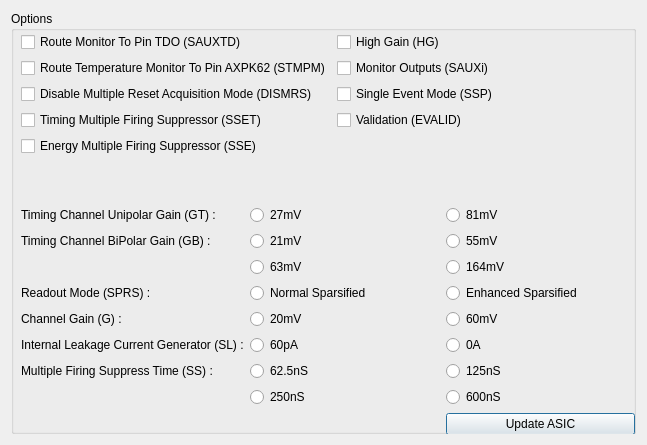
<?xml version="1.0" encoding="UTF-8"?>
<ui version="4.0">
 <class>GlobalConfigDialog</class>
 <widget class="QDialog" name="GlobalConfigDialog">
  <property name="geometry">
   <rect>
    <x>0</x>
    <y>0</y>
    <width>647</width>
    <height>445</height>
   </rect>
  </property>
  <property name="sizePolicy">
   <sizepolicy hsizetype="Preferred" vsizetype="Maximum">
    <horstretch>0</horstretch>
    <verstretch>0</verstretch>
   </sizepolicy>
  </property>
  <property name="windowTitle">
   <string>Dialog</string>
  </property>
  <layout class="QVBoxLayout" name="verticalLayout">
   <item>
    <widget class="QGroupBox" name="ASICGlobalOptGroup">
     <property name="title">
      <string>Options</string>
     </property>
     <widget class="QWidget" name="layoutWidget81">
      <property name="geometry">
       <rect>
        <x>10</x>
        <y>21</y>
        <width>614</width>
        <height>403</height>
       </rect>
      </property>
      <layout class="QGridLayout" name="gridLayout_27" rowstretch="40,0,0">
       <item row="0" column="0">
        <layout class="QGridLayout" name="gridLayout_17">
         <item row="0" column="0">
          <widget class="QCheckBox" name="routeMonitorToPinTDOCheck">
           <property name="text">
            <string>Route Monitor To Pin TDO (SAUXTD) </string>
           </property>
          </widget>
         </item>
         <item row="0" column="1">
          <widget class="QCheckBox" name="highGainCheck">
           <property name="text">
            <string>High Gain (HG)</string>
           </property>
          </widget>
         </item>
         <item row="1" column="0">
          <widget class="QCheckBox" name="routeTempMonPinAXPK62Check">
           <property name="text">
            <string>Route Temperature Monitor To Pin AXPK62 (STMPM)</string>
           </property>
          </widget>
         </item>
         <item row="1" column="1">
          <widget class="QCheckBox" name="monitorOutputsCheck">
           <property name="text">
            <string>Monitor Outputs (SAUXi)</string>
           </property>
          </widget>
         </item>
         <item row="2" column="0">
          <widget class="QCheckBox" name="disableMultiResetAcqModeCheck">
           <property name="text">
            <string>Disable Multiple Reset Acquisition Mode (DISMRS)</string>
           </property>
          </widget>
         </item>
         <item row="2" column="1">
          <widget class="QCheckBox" name="singleEventModeCheck">
           <property name="text">
            <string>Single Event Mode (SSP)</string>
           </property>
          </widget>
         </item>
         <item row="3" column="0">
          <widget class="QCheckBox" name="timingMFSCheck">
           <property name="text">
            <string>Timing Multiple Firing Suppressor (SSET) </string>
           </property>
          </widget>
         </item>
         <item row="3" column="1">
          <widget class="QCheckBox" name="validationCheck">
           <property name="text">
            <string>Validation (EVALID)</string>
           </property>
          </widget>
         </item>
         <item row="4" column="0">
          <widget class="QCheckBox" name="energyMFSCheck">
           <property name="text">
            <string>Energy Multiple Firing Suppressor (SSE)</string>
           </property>
          </widget>
         </item>
        </layout>
       </item>
       <item row="2" column="0">
        <layout class="QGridLayout" name="gridLayout_18">
         <item row="1" column="1">
          <widget class="QRadioButton" name="timingChannelBiPolarGain_21mV_radio">
           <property name="text">
            <string>21mV</string>
           </property>
          </widget>
         </item>
         <item row="4" column="0">
          <widget class="QLabel" name="channelGainLab">
           <property name="text">
            <string>Channel Gain (G) :</string>
           </property>
           <property name="alignment">
            <set>Qt::AlignLeading|Qt::AlignLeft|Qt::AlignVCenter</set>
           </property>
          </widget>
         </item>
         <item row="3" column="2">
          <widget class="QRadioButton" name="ASICEnhancedSparsifiedRadio">
           <property name="text">
            <string>Enhanced Sparsified</string>
           </property>
          </widget>
         </item>
         <item row="6" column="1">
          <widget class="QRadioButton" name="multipleFiringSuppress_62_5_radio">
           <property name="text">
            <string>62.5nS</string>
           </property>
          </widget>
         </item>
         <item row="0" column="0">
          <widget class="QLabel" name="timingChannelUniPolarGainLab">
           <property name="text">
            <string>Timing Channel Unipolar Gain (GT) :</string>
           </property>
           <property name="alignment">
            <set>Qt::AlignLeading|Qt::AlignLeft|Qt::AlignVCenter</set>
           </property>
          </widget>
         </item>
         <item row="1" column="0">
          <widget class="QLabel" name="timingChannelBiPolarGainLab">
           <property name="text">
            <string>Timing Channel BiPolar Gain (GB) :</string>
           </property>
           <property name="alignment">
            <set>Qt::AlignLeading|Qt::AlignLeft|Qt::AlignVCenter</set>
           </property>
          </widget>
         </item>
         <item row="2" column="2">
          <widget class="QRadioButton" name="timingChannelBiPolarGain_164mV_radio">
           <property name="text">
            <string>164mV</string>
           </property>
          </widget>
         </item>
         <item row="2" column="1">
          <widget class="QRadioButton" name="timingChannelBiPolarGain_63mV_radio">
           <property name="text">
            <string>63mV</string>
           </property>
          </widget>
         </item>
         <item row="3" column="0">
          <widget class="QLabel" name="readOutModeLab">
           <property name="layoutDirection">
            <enum>Qt::LeftToRight</enum>
           </property>
           <property name="text">
            <string>Readout Mode (SPRS) :</string>
           </property>
           <property name="alignment">
            <set>Qt::AlignLeading|Qt::AlignLeft|Qt::AlignVCenter</set>
           </property>
          </widget>
         </item>
         <item row="5" column="2">
          <widget class="QRadioButton" name="internalLeakageCurrGen_0A_radio">
           <property name="text">
            <string>0A</string>
           </property>
          </widget>
         </item>
         <item row="5" column="0">
          <widget class="QLabel" name="internalLeakageCurrentGenLab">
           <property name="text">
            <string>Internal Leakage Current Generator (SL) :</string>
           </property>
           <property name="alignment">
            <set>Qt::AlignLeading|Qt::AlignLeft|Qt::AlignVCenter</set>
           </property>
          </widget>
         </item>
         <item row="5" column="1">
          <widget class="QRadioButton" name="internalLeakageCurrGen_60pA_radio">
           <property name="text">
            <string>60pA</string>
           </property>
          </widget>
         </item>
         <item row="0" column="1">
          <widget class="QRadioButton" name="unipolarGain_27radio">
           <property name="text">
            <string>27mV</string>
           </property>
          </widget>
         </item>
         <item row="0" column="2">
          <widget class="QRadioButton" name="unipolarGain_81radio">
           <property name="text">
            <string>81mV</string>
           </property>
          </widget>
         </item>
         <item row="1" column="2">
          <widget class="QRadioButton" name="timingChannelBiPolarGain_55mV_radio">
           <property name="text">
            <string>55mV</string>
           </property>
          </widget>
         </item>
         <item row="6" column="2">
          <widget class="QRadioButton" name="multipleFiringSuppress_125_radio">
           <property name="text">
            <string>125nS</string>
           </property>
          </widget>
         </item>
         <item row="7" column="2">
          <widget class="QRadioButton" name="multipleFiringSuppress_600_radio">
           <property name="text">
            <string>600nS</string>
           </property>
          </widget>
         </item>
         <item row="4" column="2">
          <widget class="QRadioButton" name="channelGain_60Radio">
           <property name="text">
            <string>60mV</string>
           </property>
          </widget>
         </item>
         <item row="3" column="1">
          <widget class="QRadioButton" name="ASICNormalSparsifiedRadio">
           <property name="text">
            <string>Normal Sparsified</string>
           </property>
          </widget>
         </item>
         <item row="4" column="1">
          <widget class="QRadioButton" name="channelGain_20radio">
           <property name="text">
            <string>20mV</string>
           </property>
          </widget>
         </item>
         <item row="6" column="0">
          <widget class="QLabel" name="multipleFiringSuppressLab">
           <property name="text">
            <string>Multiple Firing Suppress Time (SS) :</string>
           </property>
           <property name="alignment">
            <set>Qt::AlignLeading|Qt::AlignLeft|Qt::AlignVCenter</set>
           </property>
          </widget>
         </item>
         <item row="7" column="1">
          <widget class="QRadioButton" name="multipleFiringSuppress_250_radio">
           <property name="text">
            <string>250nS</string>
           </property>
          </widget>
         </item>
         <item row="8" column="2">
          <widget class="QPushButton" name="pushButton">
           <property name="text">
            <string>Update ASIC</string>
           </property>
          </widget>
         </item>
        </layout>
       </item>
       <item row="1" column="0">
        <spacer name="verticalSpacer_3">
         <property name="orientation">
          <enum>Qt::Vertical</enum>
         </property>
         <property name="sizeHint" stdset="0">
          <size>
           <width>20</width>
           <height>40</height>
          </size>
         </property>
        </spacer>
       </item>
      </layout>
     </widget>
    </widget>
   </item>
  </layout>
 </widget>
 <resources/>
 <connections/>
</ui>
